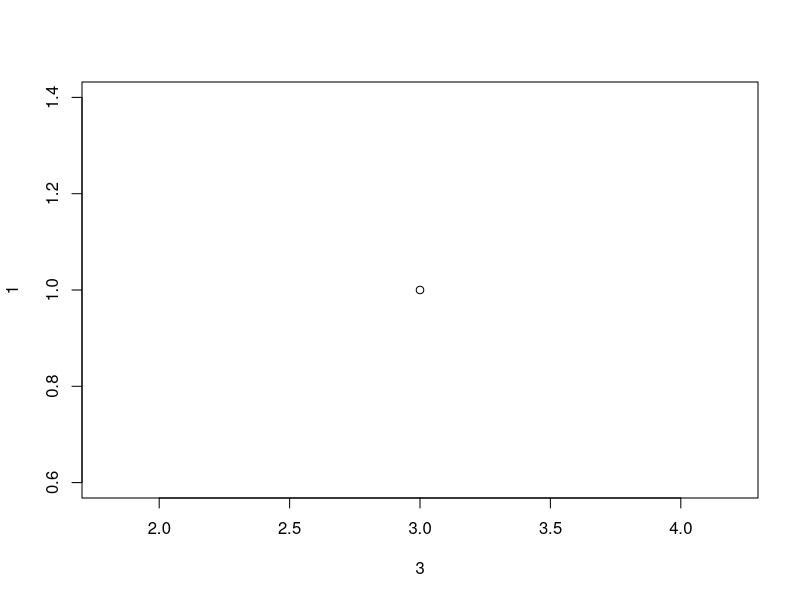
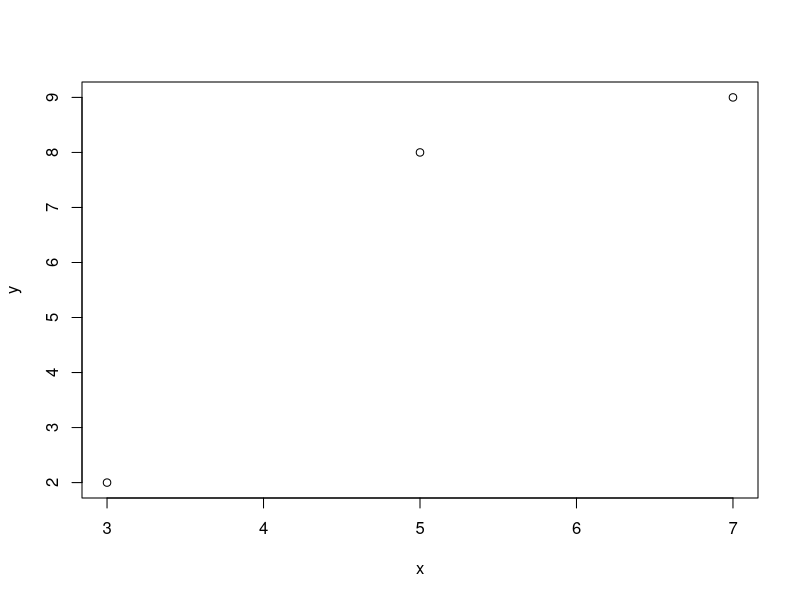
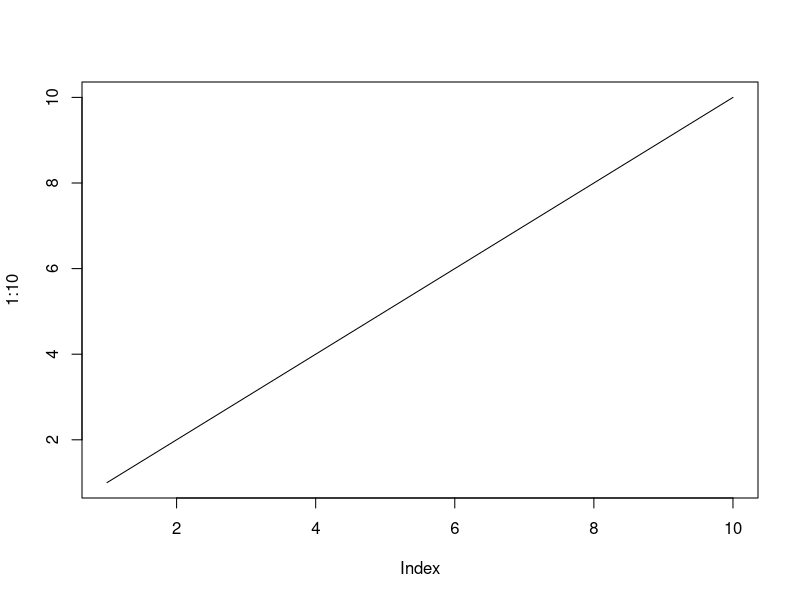
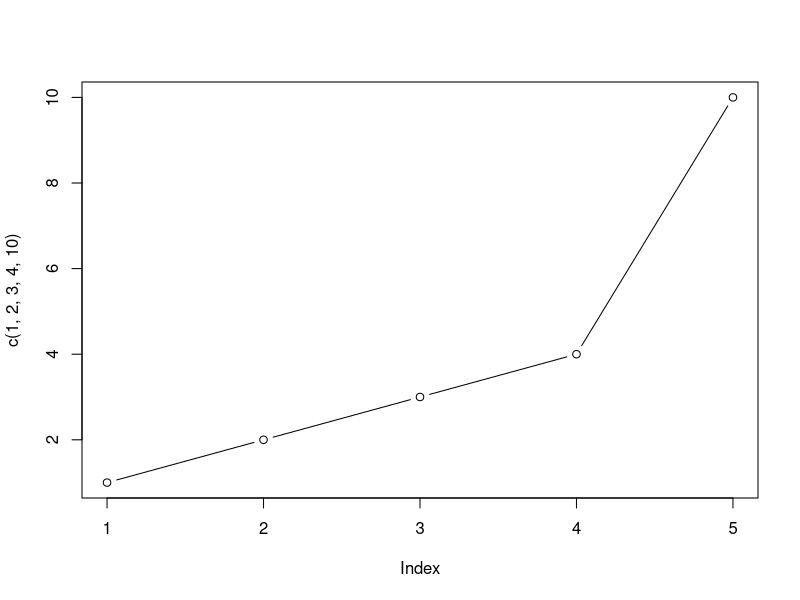
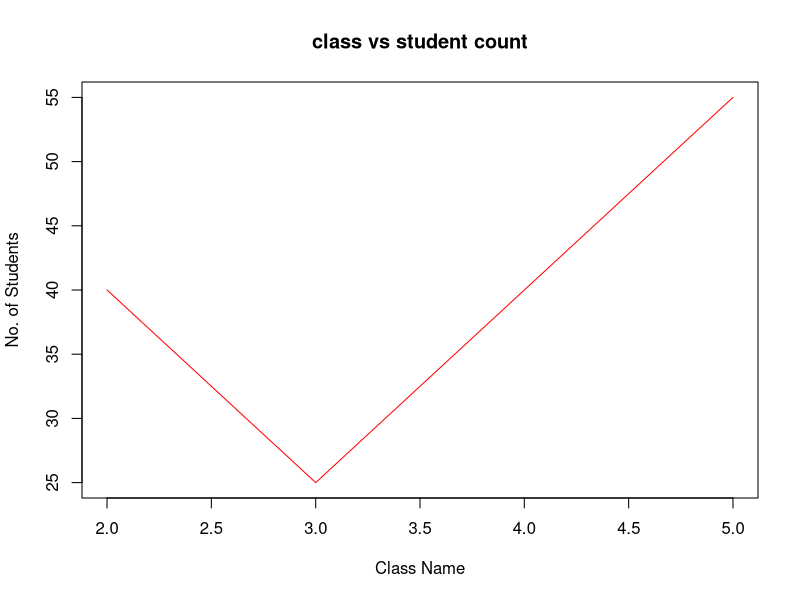
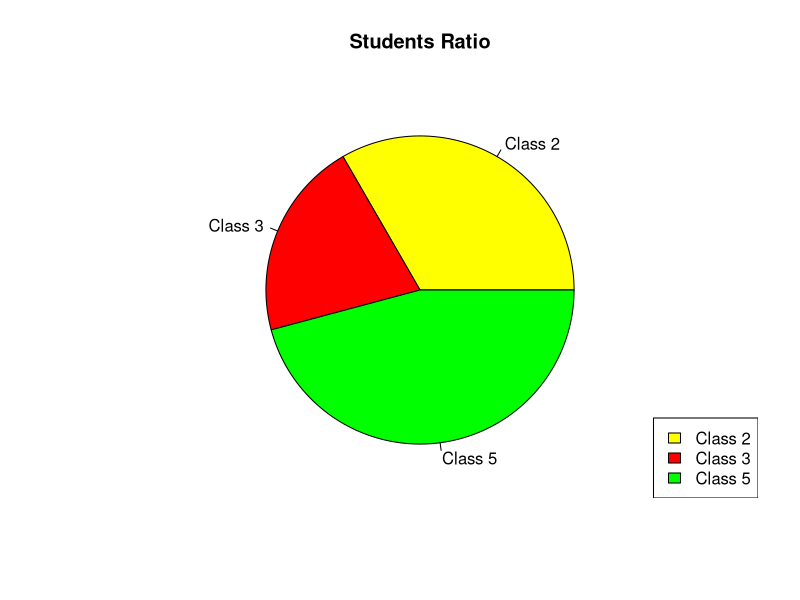
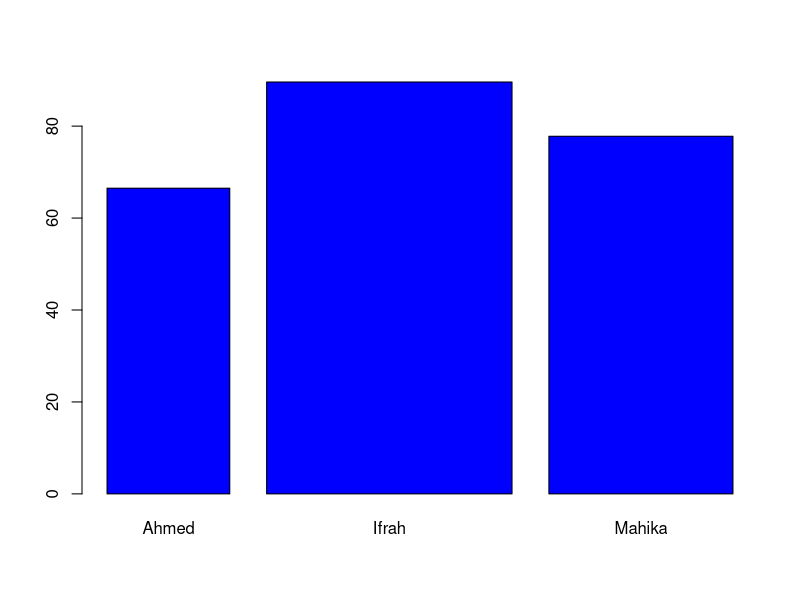
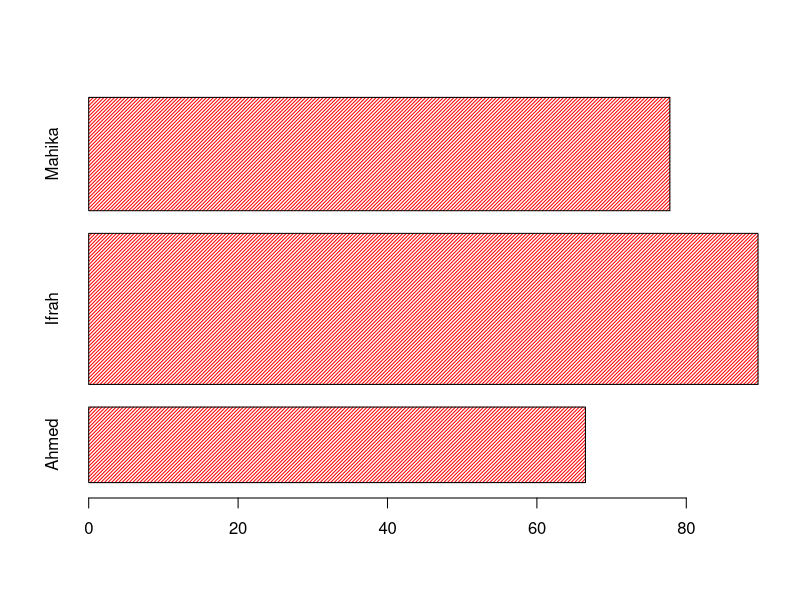

Source code (R) for these figures, in order:
plot(3,1)

x <-c(3,5,7)
y <- c(2,8,9)

plot(x,y)

plot(1:10, type = "l")
plot(c(1,2,3,4,10), type = "b")

class <- c(2,3,5);
studentCount <- c(40, 25, 55)
studAvgPercent <- c(70, 90, 67)

plot(class, studentCount, type="l", xlab="Class Name", 
     ylab="No. of Students", main="class vs student count", col="red")


className <- c("Class 2","Class 3", "Class 5");
colors<- c("yellow", "red", "green")

pie(studentCount,labels = className, main="Students Ratio", col = colors)

legend("bottomright",className,fill = colors)


students <- c("Ahmed", "Ifrah", "Mahika")
marks <- c(66.5, 89.6, 77.8)
barplot(marks, names.arg=students, col="blue",width =c(10, 20, 15) )
barplot(marks, names.arg=students, col="red",width =c(10, 20, 15), horiz = TRUE, density = 40)


